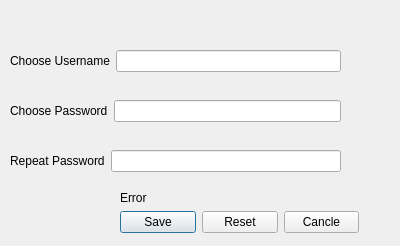
<?xml version="1.0" encoding="UTF-8"?>
<ui version="4.0">
 <class>AddUser</class>
 <widget class="QDialog" name="AddUser">
  <property name="geometry">
   <rect>
    <x>0</x>
    <y>0</y>
    <width>400</width>
    <height>246</height>
   </rect>
  </property>
  <property name="windowTitle">
   <string>Dialog</string>
  </property>
  <widget class="QLabel" name="labelError">
   <property name="geometry">
    <rect>
     <x>120</x>
     <y>190</y>
     <width>221</width>
     <height>16</height>
    </rect>
   </property>
   <property name="text">
    <string>Error</string>
   </property>
  </widget>
  <widget class="QWidget" name="layoutWidget">
   <property name="geometry">
    <rect>
     <x>10</x>
     <y>50</y>
     <width>331</width>
     <height>22</height>
    </rect>
   </property>
   <layout class="QHBoxLayout" name="horizontalLayout">
    <item>
     <widget class="QLabel" name="labelUsername">
      <property name="text">
       <string>Choose Username</string>
      </property>
     </widget>
    </item>
    <item>
     <widget class="QLineEdit" name="lineEditUsername"/>
    </item>
   </layout>
  </widget>
  <widget class="QWidget" name="layoutWidget">
   <property name="geometry">
    <rect>
     <x>10</x>
     <y>100</y>
     <width>331</width>
     <height>22</height>
    </rect>
   </property>
   <layout class="QHBoxLayout" name="horizontalLayout_2">
    <item>
     <widget class="QLabel" name="labelPassword">
      <property name="text">
       <string>Choose Password</string>
      </property>
     </widget>
    </item>
    <item>
     <widget class="QLineEdit" name="lineEditPassword"/>
    </item>
   </layout>
  </widget>
  <widget class="QWidget" name="layoutWidget">
   <property name="geometry">
    <rect>
     <x>10</x>
     <y>150</y>
     <width>331</width>
     <height>22</height>
    </rect>
   </property>
   <layout class="QHBoxLayout" name="horizontalLayout_3">
    <item>
     <widget class="QLabel" name="labelRePassword">
      <property name="text">
       <string>Repeat Password</string>
      </property>
     </widget>
    </item>
    <item>
     <widget class="QLineEdit" name="lineEditRePassword"/>
    </item>
   </layout>
  </widget>
  <widget class="QWidget" name="layoutWidget">
   <property name="geometry">
    <rect>
     <x>120</x>
     <y>210</y>
     <width>239</width>
     <height>25</height>
    </rect>
   </property>
   <layout class="QHBoxLayout" name="horizontalLayout_4">
    <item>
     <widget class="QPushButton" name="pushButtonSave">
      <property name="text">
       <string>Save</string>
      </property>
     </widget>
    </item>
    <item>
     <widget class="QPushButton" name="pushButtonReset">
      <property name="text">
       <string>Reset</string>
      </property>
     </widget>
    </item>
    <item>
     <widget class="QPushButton" name="pushButtonCancle">
      <property name="text">
       <string>Cancle</string>
      </property>
     </widget>
    </item>
   </layout>
  </widget>
 </widget>
 <resources/>
 <connections/>
</ui>
